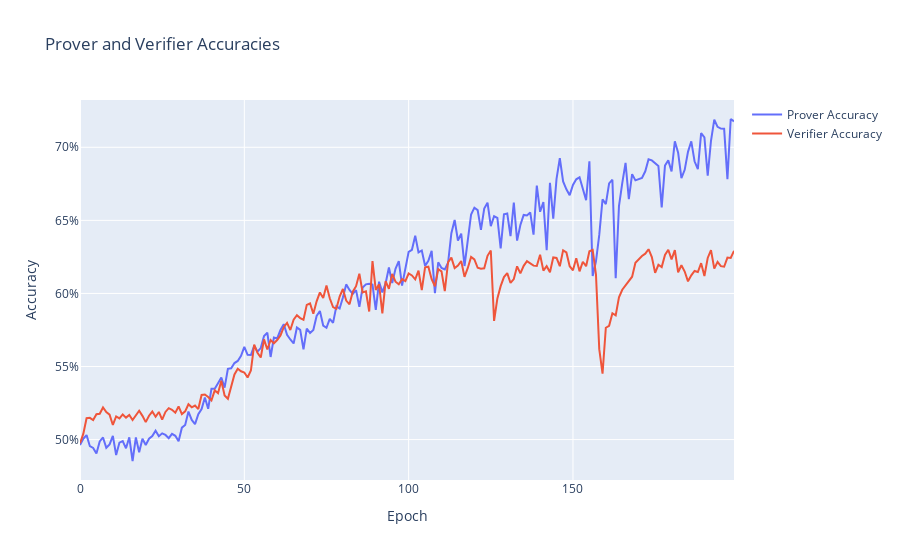

The code cell stored with this chart in its notebook:
### Code cell
fig = go.Figure()

fig.add_trace(
    go.Scatter(
        x=np.arange(NUM_EPOCHS),
        y=accuracies_prover,
        mode="lines",
        name="Prover Accuracy",
    )
)
fig.add_trace(
    go.Scatter(
        x=np.arange(NUM_EPOCHS),
        y=accuracies_verifier,
        mode="lines",
        name="Verifier Accuracy",
    )
)

fig.update_layout(
    title="Prover and Verifier Accuracies",
    xaxis_title="Epoch",
    yaxis_title="Accuracy",
    yaxis_tickformat=",.0%",
)

fig.show()

### Figure 1 — Plotly figure (JSON) as saved in the notebook; plotly's stock layout.template omitted (floating-point values rounded to 4 significant figures; data arrays with more than 128 entries replaced by an {"elided": "..."} marker saying what was removed)
{"data": [{"mode": "lines", "name": "Prover Accuracy", "type": "scatter", "x": {"elided": "200 int values"}, "y": {"elided": "200 float values"}}, {"mode": "lines", "name": "Verifier Accuracy", "type": "scatter", "x": {"elided": "200 int values"}, "y": {"elided": "200 float values"}}], "layout": {"title": {"text": "Prover and Verifier Accuracies"}, "xaxis": {"title": {"text": "Epoch"}}, "yaxis": {"tickformat": ",.0%", "title": {"text": "Accuracy"}}}}
